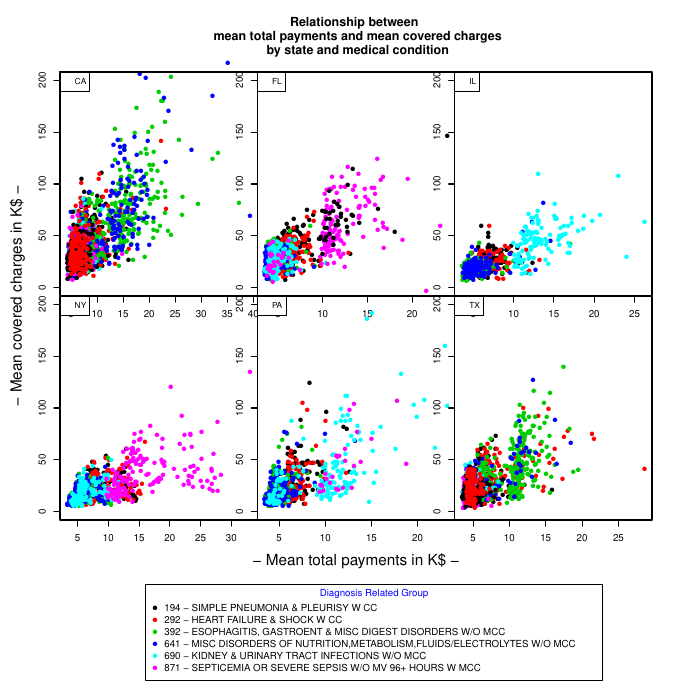

Write the R code that produced this figure.
#read the source datafile
filename<- "payments.csv"
if(!file.exists(filename)){
        payment_data <- read.csv("./data/payments.csv")    
}

attach(payment_data)
#set the graphical paramets
par(mfrow = c(2, 3))
par(cex = 0.6)
par(mar = c(0, 0, 0, 0), oma = c(15,5, 6, 4),xpd=NA)

state <- split(payment_data,payment_data$Provider.State)
for (i in 1:6) {
        tmpdf <- state[[i]]
        sname<-names(state)[i]
        plot(tmpdf$Average.Total.Payments/1000,tmpdf$Average.Covered.Charges/1000,xlab="",ylab="",
             ylim=c(0,200),pch=16,col=payment_NY$DRG.Definition)
        mtext(letters[i], side = 3, line = -1, adj = 0.1, cex = 0.6)
        legend("topleft",legend=sname,text.font=0.05,cex=0.8,pt.cex=0.7)
}
title("Relationship between \n mean total payments and mean covered charges\n by state and medical condition",xlab = "- Mean total payments in K$ -",ylab="- Mean covered charges in K$ -",font.main=2,font.lab=1, cex.lab=1.5,outer=TRUE)
# add the legend to the graphs
legend(x=-40,y=-70,legend=levels(payment_NY$DRG.Definition),col=c(1:6),pch=16,title="Diagnosis Related Group",title.col="blue",xpd=NA)

dev.copy(pdf,file="plot2.pdf")
dev.off()

##reset parameters
par <- par(mar=c(4,4,4,2))
par <- par(oma=c(0,0,0,0))
par <- par(mfrow=c(1,1))
par(xpd=FALSE)

